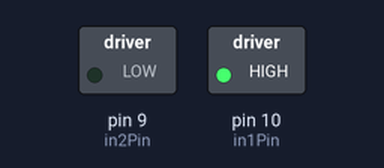
This sketch was run on a simulated Arduino Uno, built with avr-gcc and run on an emulated ATmega328P. Parts: switched loads named in the sketch (green lamp = pin HIGH).

Above: at 0.1 s.
Timing chart, 0 to 1.6 s (numbered marks = the images above):
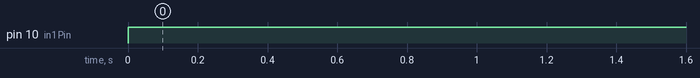

The sketch:

H-bridge-dc-motor-zonder-serial.ino
```cpp
int in1Pin = 10;
int in2Pin = 9;
boolean reverse;

void setup()
{
  pinMode(in1Pin, OUTPUT);
  pinMode(in2Pin, OUTPUT);
}

void loop()
{
  reverse = false;
  digitalWrite(in1Pin, ! reverse);
  digitalWrite(in2Pin, reverse);
}
```

Measured:
- by itself, pin 10 (in1Pin): LOW → HIGH at 0.00 s
